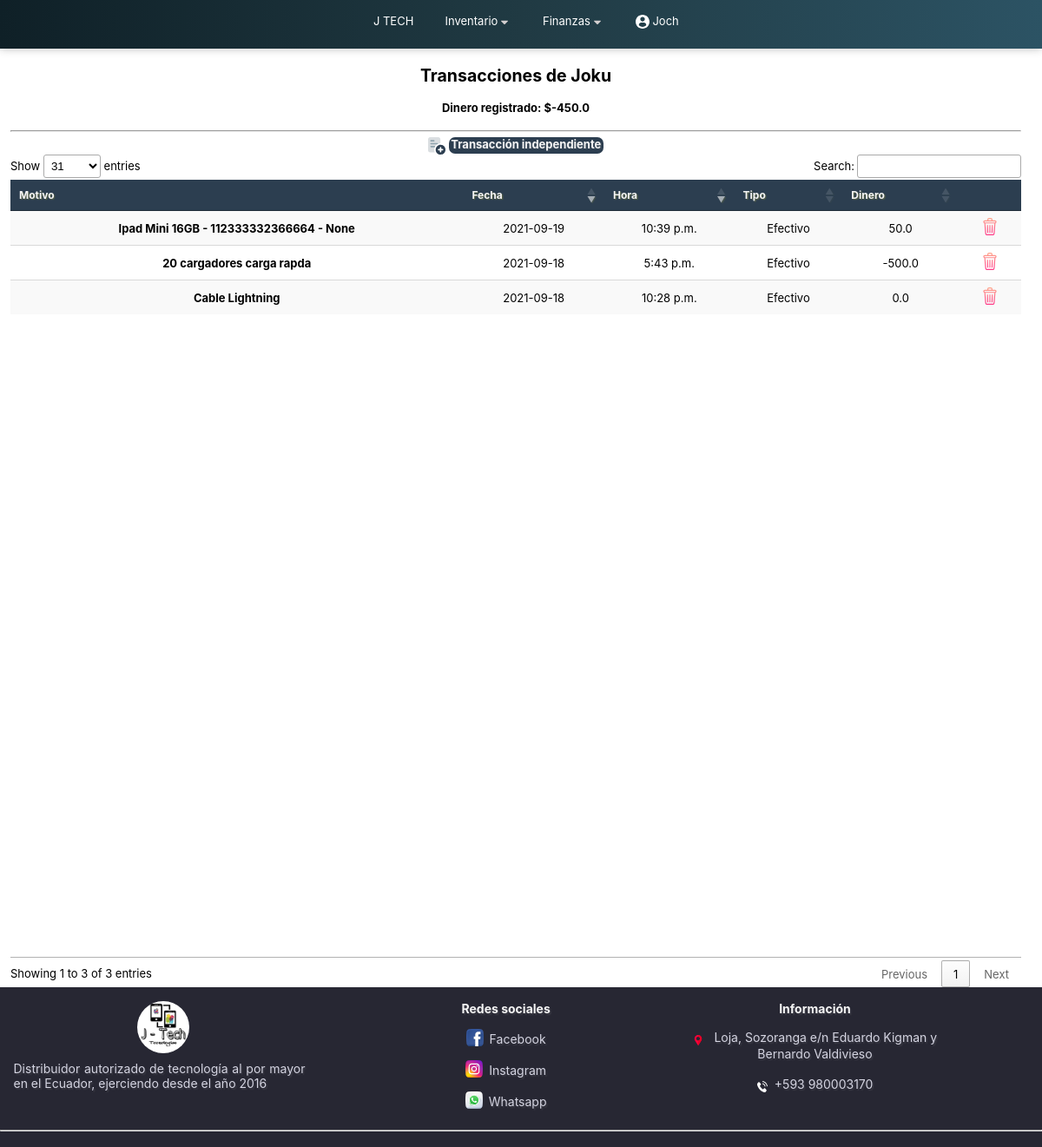
The app's page /monedero/1 (signed in) with its own data.
### principal/models.py (models this page shows, shortened)
class Monedero(models.Model):
      class Meta:
            ordering = ["nombre"]
            verbose_name_plural = "Monederos"
      nombre = models.CharField(max_length=50, unique=True)
      descripcion = models.CharField(max_length=50, null=True, blank=True)
      telefonos = models.ManyToManyField(Telefono, through='Transaccion')
      dispositivos = models.ManyToManyField('Dispositivo', through='Transaccion')
      accesorios = models.ManyToManyField('Accesorio', through='Transaccion')
      def obtener_dinero_caja(self):
            valor = [x.dinero for x in self.transacciones.all() ]
            return sum(valor)

class Transaccion(models.Model):
      class Meta:
            ordering = ["fecha"]
            verbose_name_plural = "Transacciones"
      telefono = models.ForeignKey(Telefono, related_name='transacciones', on_delete=models.CASCADE, blank=True, null=True)
      monedero = models.ForeignKey(Monedero, related_name='transacciones', on_delete=models.CASCADE)
      dispositivo = models.ForeignKey('Dispositivo', related_name='transacciones', on_delete=models.CASCADE, blank=True, null=True)
      accesorio = models.ForeignKey('Accesorio', related_name='transacciones', on_delete=models.CASCADE, blank=True, null=True)
      fecha = models.DateField(default=datetime.date.today() )
      hora = models.TimeField(default=datetime.datetime.now().time() )
      opciones_tipo = ( ('Efectivo', 'Efectivo'), ('Transferencia banco', 'Transferencia banco'),  ('Tarjeta de crédito', 'Tarjeta de crédito'), )
      tipo = models.CharField(max_length=20, choices=opciones_tipo, default='Efectivo')
      motivo = models.CharField(max_length=100, null=True, blank=True, default="Ninguno")
      dinero = models.FloatField(default=0)

class Accesorio(models.Model):
      class Meta:
            ordering = ["marca", "tipo"]
            verbose_name_plural = "Accesorios"
      opciones_marca = ( ('Samsung', 'Samsung'), ('Apple', 'Apple'), ('Xiaomi', 'Xiaomi'), ('Otro', 'Otro') )
      marca = models.CharField(max_length=15, choices=opciones_marca, default='Apple')
      opciones_tipo = ( ('Cargador', 'Cargador'), ('Cable', 'Cable'), ('Adaptador', 'Adaptador'), ('Audífonos', 'Audífonos'), ('Protector', 'Protector'), ('Mica', 'Mica'), ('Otro', 'Otro'), )
      tipo = models.CharField(max_length=15, choices=opciones_tipo, default='Cargador')
      opciones_conexion = ( ('Lightning', 'Lightning'), ('Tipo C', 'Tipo C'), ('Micro USB', 'Micro USB'), ('Inalámbrica', 'Inalámbrica'), ('Otra', 'Otra'), )
      conexion = models.CharField(max_length=15, choices=opciones_conexion, default='Lightning', null=True, blank=True)
      descripcion = models.CharField(max_length=50, default="")
      fecha_compra = models.DateField(blank=True, null=True)
      fecha_venta = models.DateField(default=datetime.date.today())
      proveedor = models.CharField(max_length=50, blank=True, null=True)
      cliente = models.CharField(max_length=50, blank=True, null=True)
      nro_cliente = models.CharField(max_length=15, blank=True, null=True)
      monto_compra = models.FloatField(default=0)
      monto_venta = models.FloatField()
      opciones_entrega = ( ('Entregado', 'Entregado'), ('Envio servientrega', 'Envio servientrega'), ('Envio cooperativa','Envio cooperativa') )
      entrega = models.CharField(max_length=20, choices=opciones_entrega, default='Entregado', null=True, blank=True)
      monederos = models.ManyToManyField('Monedero', through='Transaccion')
      def __str__(self):
            return "%s %s" % (self.tipo, self.conexion)

class Dispositivo(models.Model):
      class Meta:
            ordering = ["modelo"]
            verbose_name_plural = "Dispositivos"
      opciones_modalidad = ( ('Open box', 'Open box'), ('Sellado', 'Sellado'), )
      modalidad = models.CharField(max_length=10, choices=opciones_modalidad, default='Open box')
      opciones_capacidad = ( ('8GB', '8GB'),('16GB', '16GB'),('32GB', '32GB'),('64GB', '64GB'), ('128GB', '128GB'), ('256GB', '256GB'), ('512GB', '512GB'), ('1TB', '1TB'), ('2TB', '2TB') )
      capacidad = models.CharField(max_length=5, choices=opciones_capacidad)
      modelo =  models.ForeignKey('ModeloDispositivo', on_delete=models.CASCADE, related_name="modelos")
      tamanio = models.FloatField(default=11)
      imei = models.IntegerField(blank=True, null=True)
      serial = models.CharField(max_length=20, blank=True, null=True)
      color = models.CharField(max_length=20, blank=True, null=True)
      fecha_compra = models.DateField(default=datetime.date.today())
      fecha_venta = models.DateField(blank=True, null=True)
      proveedor = models.CharField(max_length=50, blank=True, null=True )
      cliente = models.CharField(max_length=50, blank=True, null=True)
      nro_cliente = models.CharField(max_length=15, blank=True, null=True)
      monto_compra = models.FloatField(null=True, blank=True, default=0)
      monto_venta = models.FloatField(blank=True, null=True)
      vendido = models.BooleanField(default=False)
      descripcion = models.CharField(max_length=50)
      opciones_entrega = ( ('Entregado', 'Entregado'), ('Envio servientrega', 'Envio servientrega'), ('Envio cooperativa','Envio cooperativa') )
      entrega = models.CharField(max_length=20, choices=opciones_entrega, default='Entregado', null=True, blank=True)
      llego_cargador = models.BooleanField( default=False)
      llego_audifonos = models.BooleanField(default=False)
      sefue_cargador = models.BooleanField( default=False)
      sefue_audifonos = models.BooleanField(default=False)
      precio_cargador = models.DecimalField(blank=True, null=True, default=5.5 ,decimal_places=2, max_digits=5)
      precio_audifonos = models.DecimalField(blank=True, null=True, default=5, decimal_places=2, max_digits=5)
      monederos = models.ManyToManyField('Monedero', through='Transaccion')

class ModeloDispositivo(models.Model):
      class Meta:
            ordering = ["marca", "nombre"]
            verbose_name_plural = "Modelos de dispositivos"
      nombre = models.CharField(max_length=30)
      opciones_marca = ( ('Samsung', 'Samsung'), ('Apple', 'Apple'), ('Otra', 'Otra'))
      marca = models.CharField(max_length=15, choices=opciones_marca, default='Apple')
      def __str__(self):
            return "%s" % (self.nombre)

### principal/views.py (the view)
# urls.py: path('monedero/<int:id>', monedero, name='monedero'),
@login_required(login_url='/login/')
def monedero(request, id):
    monedero = Monedero.objects.get(pk=id)
    monederos = Monedero.objects.all()
    informacion = {'monedero':monedero, 'monederos':monederos}
    return render(request, 'monedero.html', informacion)

### principal/templates/monedero.html (shortened to what this page needs)
{% extends "main.html" %}
{% load static %}
{% block content %}
<div id="inicio">
      <h2>Transacciones de {{monedero.nombre}} </h2>
      <h4>Dinero registrado: ${{monedero.obtener_dinero_caja}}</h4>
      <hr>
      <div id="transacciones">
            <img src="{% static 'img/mas.svg' %}" style="width: 20px;  vertical-align: top;">
            <a href="{% url 'monedero_transaccion' monedero.id %}">Transacción independiente</a>
      </div>
      <table id="tabla_datos" class="row-border stripe">
            <thead class="">
            <tr>
                  <th>Motivo</th>
                  <th>Fecha</th>
                  <th>Hora</th>
                  <th>Tipo</th>
                  <th>Dinero</th>
                  <th></th>
            </tr>
            </thead>
            {% for x in monedero.transacciones.all %}
            <tr>
                  <td>
                        <b>
                              {% if x.telefono %}
                                    {{x.telefono.modelo}}
                                    {{x.telefono.capacidad}} -
                                    {{x.telefono.imei}}
                              {% else %}
                                    {% if x.dispositivo %}
                                          {{x.dispositivo.modelo}}
                                          {{x.dispositivo.capacidad}} -
                                          {{x.dispositivo.imei}} -
                                          {{x.dispositivo.serial}}
                                    {% else %}
                                          {% if x.accesorio %}
                                                {{x.accesorio}}
                                          {% else %}
                                                {{x.motivo}}
                                          {% endif %}
                                    {% endif %}
                              {% endif %}
                        </b>
                  </td>
                  <td>{{x.fecha|date:'Y-m-d'}}</td>
                  <td>{{x.hora}}</td>
                  <td>{{x.tipo}}</td>
                  <td>{{x.dinero}}</td>
                  <td>
                        <a class="eliminar" target={{x.id}}> <img src="{% static 'img/eliminar.svg' %}" style="width: 20px; cursor: pointer;"> </a>
                  </td>
            </tr>
            {% endfor %}
      </table>
</div>
{% endblock %}

### principal/templates/main.html (shortened to what this page needs)
<!DOCTYPE html>
<html lang="es">
<head>
      {% load static %}
      <link rel="stylesheet" type="text/css" href="{% static 'css/styles.css' %}">
      <link rel="stylesheet" type="text/css" href="https://cdn.datatables.net/1.10.25/css/jquery.dataTables.min.css">
      <link rel="stylesheet" href="https://code.jquery.com/ui/1.12.1/themes/base/jquery-ui.css">
      <link rel="stylesheet" href="https://cdnjs.cloudflare.com/ajax/libs/font-awesome/5.15.3/css/all.min.css"/>
</head>
<body>
          <header class = "cabecera">
            <nav class="navInicio">
                <a href="{% url 'index' %}" class="" > J TECH </a>
              <ul style="padding-left: 0px;" >
                <div class="dropdown2">
                  <a class="dropbtn2 " onclick="myFunction2()">Inventario <img src="{% static 'img/abajo.svg' %}" style="width: 8px; margin-top: 6%; "></a>
                </div>
                <div class="dropdown anav">
                  <a class="dropbtn " onclick="myFunction()">Finanzas <img src="{% static 'img/abajo.svg' %}" style="width: 8px; margin-top: 6%;"></a>
                </div>
                {% if user.is_authenticated %}
                  <div class="dropdown3 anav">
                    <a class="dropbtn3 " onclick="myFunction3()"><img src="{% static 'img/usuario.svg' %}" style="width: 16px; margin-top: 2%; ">{{user.username}} </a>
                  </div>
                {% endif %}
              </ul>
            </nav>
        </header>
      <div id="contenido">
            {% block content %} {% endblock %}
      </div>
</body>
<footer>
      <div class="pie">
        <div class="subpie1">
            <a href="#" class="alogo2" > <img src="{% static 'img/jtech.jpg' %}" ></a>
            <p>Distribuidor autorizado de tecnología al por mayor en el Ecuador, ejerciendo desde el año 2016</p>
        </div>
        <div class="subpie">
            <ul class="listapie"> <p>Redes sociales</p>
                <li> <a href="https://www.facebook.com/jtechtecnologias/"><img src="{% static 'img/facebook.svg' %}" style="width: 20px;">Facebook</a></li>
                <li> <a href="https://www.instagram.com/jtechtecnologias/?hl=es-la"> <img src="{% static 'img/instagram.svg' %}" style="width: 20px;">Instagram</a></li>
                <li> <a href="http://wa.me/593980003170"><img src="{% static 'img/whatsapp.svg' %}" style="width: 20px;">Whatsapp</a></li>
            </ul>
        </div>
        <div class="subpie2">
            <ul class="listapie">
                <p>Información</p>
                <li> <img src="{% static 'img/ubicacion.svg' %}" style="margin-top: 0;"> <a href="https://g.page/j-tech-tecnologias?share">Loja, Sozoranga e/n Eduardo Kigman y Bernardo Valdivieso</a> </li>
                <li> <img src="{% static 'img/telefono.svg' %}" style="margin-top: 0;"><a >+593 980003170</a></li>
            </ul>
        </div>
    </div>
    <hr>
    <div class="pie2">
    </div>
</footer>
</html>

### principal/static/css/styles.css (style rules this page uses)
body { margin: 0; width: 100%; font-family: -apple-system,BlinkMacSystemFont,"Segoe UI",Roboto,"Helvetica Neue",Arial,"Noto Sans",sans-serif,"Apple Color Emoji","Segoe UI Emoji","Segoe UI Symbol","Noto Color Emoji"; font-size: 13px; }
a { text-decoration: none; }
#inicio { width: 97%; margin-left: 1%; margin-right: 1%; margin-top: 75px; font-size: 13px; min-height: 75vh; text-align: center; }
.navInicio { position: relative; padding: 1.2em 0em 1.2em 0em; display: inline-block; vertical-align: top; height: 25px; background: #0F2027; background: -webkit-linear-gradient(to left, #2C5364, #203A43, #0F2027); background: linear-gradient(to left, #2C5364, #203A43, #0F2027); text-align: center; width: 100%; box-shadow: 0px 0px 10px 0px #bebebe; z-index: 1; position: fixed; top: 0; }
.navInicio a { margin: 2.5em 0.8em 1em 1.7em; text-decoration: none; color: white;; }
.navInicio img { display: inline-block; vertical-align: top; margin: -0.3em 0.3em 0em 0em; width: 40px; }
footer { color: white; background-color: rgb(39, 39, 51); min-height: 14vh; font-size: 15.5px; width: 100%; text-shadow: 0.1em 0.1em 0.1em rgba(125, 126, 128, 0.233); }
.subpie2 { width: 30%; }
.alogo2 img { width: 18%; border-radius: 100%; }
.alogo2 { padding-right: 3.78em; font-size: 1.2em; font-weight: bold; }
.alogo2 img { margin-bottom: -0.5em; }
.alogo2 { padding:0; font-size: 1.15em; }
.subpie1 { padding: 1em; text-align: center; line-height: normal; }
.subpie { width: 20%; margin: 0; margin-left: 2em; }
.listapie li { margin: 1em 0em 0.5em 0em; text-align: center; }
.subpie2 { margin: 0; width: 35%; }
.listapie img { margin-bottom: -0.1em; padding-right: 0.2em; width: 12.5px; }
.pie2 { width: 100%; text-align: center; }
.subpie { margin: 0; margin-left: 1.5em; }
.subpie2 { margin-left: 1em; }
.pie { width: 100%; }
.pie p, .pie a { text-decoration: none; color: rgb(213, 213, 226); text-align: justify; font-size: 14px; }
.pie div { width: 28%; vertical-align: top; display: inline-block; }
.subpie1 a { color: rgb(247, 236, 236); font-size: 18px; margin-left: 0.5em; }
.subpie { width: 14%; display: inline-block; vertical-align: top; padding: 0; }
.subpie2 , .subpie22, .subpie21 { width: 23%; display: inline-block; vertical-align: top; padding: 0; }
.listapie p { margin: 0; padding: 0; font-weight: bold; text-align: center; color: whitesmoke; }
.listapie img { margin-bottom: -0.25em; padding-right: 0.5em;; }
.dropdown, .dropdown2, .dropdown3 { overflow: hidden; display: inline-block; vertical-align: top; }
#resultados a, #transacciones a { font-weight: bold; background-color: #2c3e50; text-shadow: 0.1em 0.1em 0.1em rgba(139, 139, 139, 0.233); color: whitesmoke; padding: 0.2em; border-radius: 7px; padding-top: 0 }
table thead { color: rgb(245, 245, 245); background-color: #2c3e50; font-size: 12px; text-shadow: 0.1em 0.1em 0.1em rgba(233, 220, 44, 0.233); }
ul { list-style: none; }
nav ul { vertical-align: top; display: inline-block; margin: 0; }

### records on screen
Monedero: nombre "Joku", obtener_dinero_caja "-450.0"
Transaccion: motivo "20 cargadores carga rapda", fecha "2021-09-18", hora "5:43 p.m.", tipo "Efectivo", dinero "-500.0"
Transaccion: accesorio "Cable Lightning", fecha "2021-09-18", hora "10:28 p.m.", tipo "Efectivo", dinero "0.0"
Transaccion: dispositivo.modelo "Ipad Mini", dispositivo.capacidad "16GB", dispositivo.imei "112333332366664", dispositivo.serial "None", fecha "2021-09-19", hora "10:39 p.m.", tipo "Efectivo", dinero "50.0"

### other values on screen
{{ user.username }} "Joch"
